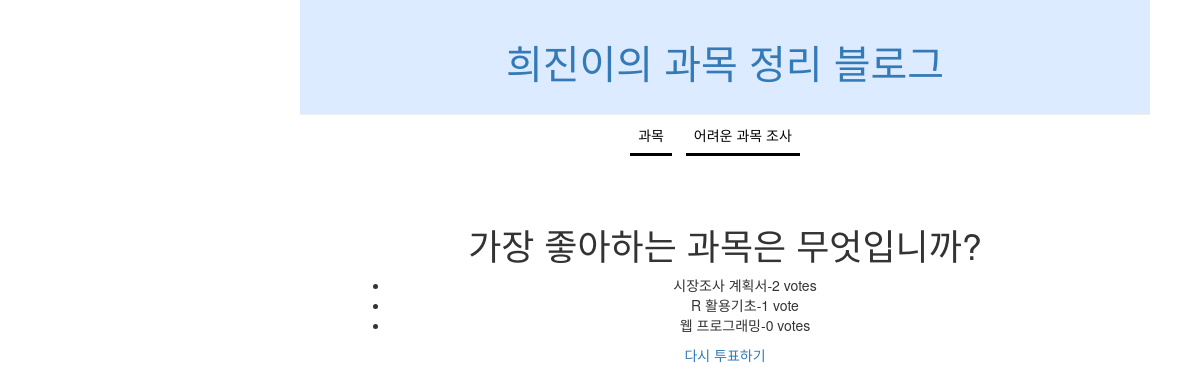
/survey/2/results, run on an earlier commit of the app's database.
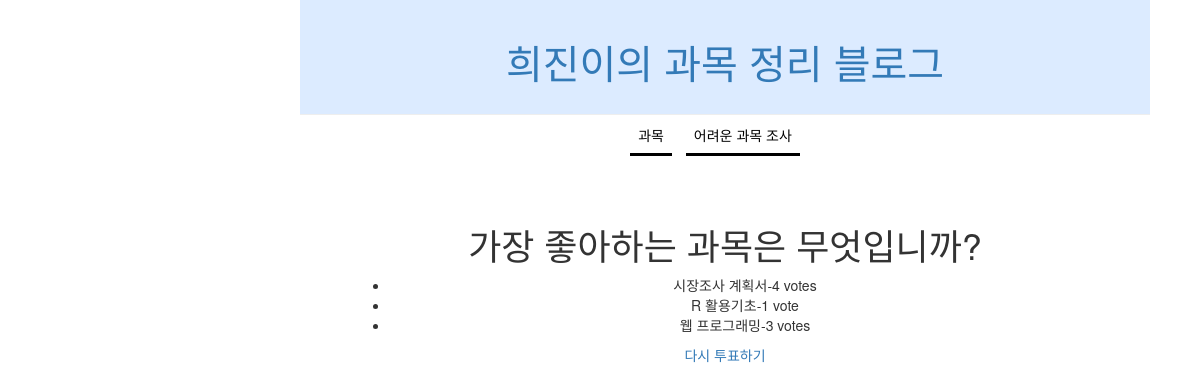
And on a later commit of the database.
### survey/models.py (models this page shows, shortened)
class Choice(models.Model):
    question=models.ForeignKey(Question,on_delete=models.CASCADE)
    choice_text=models.CharField(max_length=200)
    votes=models.IntegerField(default=0)

### survey/views.py (the view)
# urls.py: path('<int:question_id>/results', views.results, name='results'),
def results(request,question_id):
        question=get_object_or_404(Question, pk=question_id)
        test = [1,2,3,4,5]
        return render(request, 'survey/results.html',{'question':question, 'test': test})

### survey/templates/survey/results.html (shortened to what this page needs)
<!DOCTYPE html>
{% load static %}
<html lang="en">
<head>
    <link rel="stylesheet" href="//maxcdn.bootstrapcdn.com/bootstrap/3.2.0/css/bootstrap.min.css">
    <link rel="stylesheet" href="//maxcdn.bootstrapcdn.com/bootstrap/3.2.0/css/bootstrap-theme.min.css">
    <link rel="stylesheet" href="{% static 'css/survey.css' %}">
</head>
<body>
<div class="page-header">
            <h1><a href="/">희진이의 과목 정리 블로그</a></h1>
        </div>
        <nav>
        <div>
            <li><a href="/">과목</a></li>
            <li><a href="survey/">어려운 과목 조사</a></li>
        </div>
        </nav>
<div class="question3">
<h1>{{question.question_text}}</h1>
<ul>
    {% for choice in question.choice_set.all %}
        <li>{{ choice.choice_text }}-{{ choice.votes }} vote{{ choice.votes|pluralize }}</li>
    {% endfor %}
</ul>
<a href="{% url 'survey:detail' question.id%}">다시 투표하기</a>
</div>
</body>
</html>

What changed in the data, as far as the page shows it:
changed Choice "시장조사 계획서": votes "2" → "4"
changed Choice "웹 프로그래밍": votes "0" → "3"
